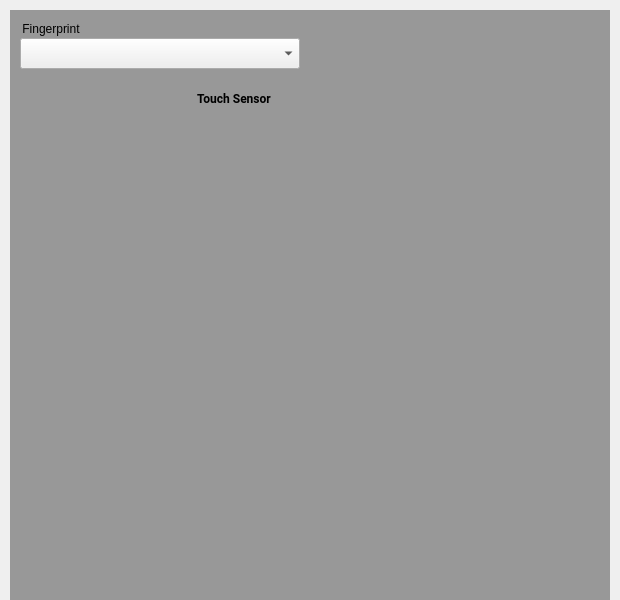
<?xml version="1.0" encoding="UTF-8"?>
<ui version="4.0">
 <class>FingerPageGrpc</class>
 <widget class="QWidget" name="FingerPageGrpc">
  <property name="geometry">
   <rect>
    <x>0</x>
    <y>0</y>
    <width>620</width>
    <height>600</height>
   </rect>
  </property>
  <property name="windowTitle">
   <string>Form</string>
  </property>
  <widget class="QLabel" name="finger_noFinger_mask">
   <property name="geometry">
    <rect>
     <x>10</x>
     <y>10</y>
     <width>600</width>
     <height>600</height>
    </rect>
   </property>
   <property name="font">
    <font>
     <family>Roboto</family>
    </font>
   </property>
   <property name="autoFillBackground">
    <bool>false</bool>
   </property>
   <property name="styleSheet">
    <string notr="true">background-color: rgba(128, 128, 128, 200)</string>
   </property>
   <property name="alignment">
    <set>Qt::AlignCenter</set>
   </property>
  </widget>
  <widget class="RaisedMaterialButton" name="finger_touchButton">
   <property name="geometry">
    <rect>
     <x>168</x>
     <y>80</y>
     <width>132</width>
     <height>36</height>
    </rect>
   </property>
   <property name="font">
    <font>
     <family>Roboto</family>
     <weight>75</weight>
     <bold>true</bold>
    </font>
   </property>
   <property name="text">
    <string>Touch Sensor</string>
   </property>
   <property name="flat">
    <bool>true</bool>
   </property>
   <property name="ColorGroup" stdset="0">
    <string notr="true">Button</string>
   </property>
   <property name="report_metrics" stdset="0">
    <bool>false</bool>
   </property>
  </widget>
  <widget class="QGroupBox" name="finger_IdGroup">
   <property name="geometry">
    <rect>
     <x>20</x>
     <y>20</y>
     <width>111</width>
     <height>21</height>
    </rect>
   </property>
   <property name="styleSheet">
    <string notr="true">border: 0px;</string>
   </property>
   <property name="title">
    <string>Fingerprint</string>
   </property>
   <property name="ColorGroup" stdset="0">
    <string notr="true">Title</string>
   </property>
  </widget>
  <widget class="QComboBox" name="finger_pickBox">
   <property name="geometry">
    <rect>
     <x>20</x>
     <y>38</y>
     <width>280</width>
     <height>31</height>
    </rect>
   </property>
   <property name="font">
    <font>
     <family>Roboto</family>
    </font>
   </property>
   <property name="styleSheet">
    <string notr="true">padding: 3px 3px 3px 3px;</string>
   </property>
   <property name="currentIndex">
    <number>-1</number>
   </property>
   <property name="maxVisibleItems">
    <number>10</number>
   </property>
   <property name="report_metrics" stdset="0">
    <bool>false</bool>
   </property>
  </widget>
 </widget>
 <customwidgets>
  <customwidget>
   <class>RaisedMaterialButton</class>
   <extends>QPushButton</extends>
   <header>android/skin/qt/raised-material-button.h</header>
  </customwidget>
 </customwidgets>
 <tabstops>
  <tabstop>finger_pickBox</tabstop>
  <tabstop>finger_touchButton</tabstop>
 </tabstops>
 <resources>
  <include location="../resources.qrc"/>
 </resources>
 <connections/>
</ui>
